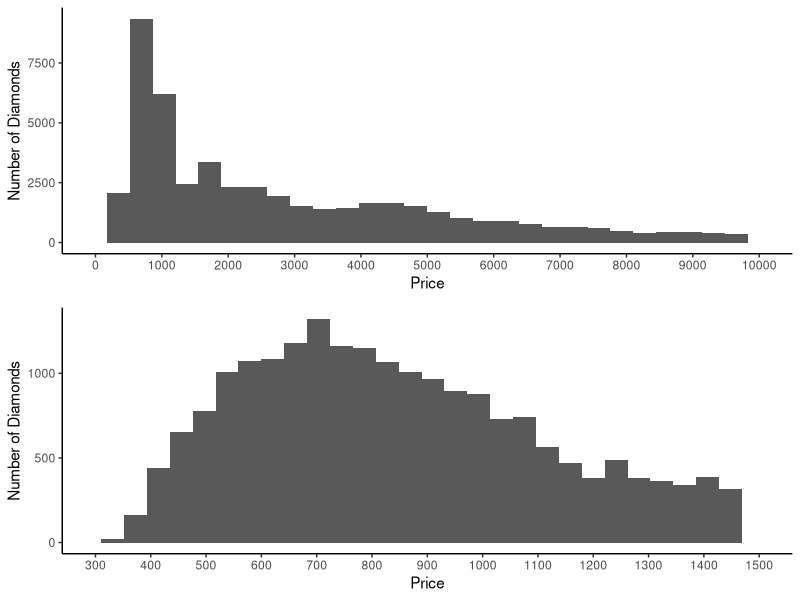
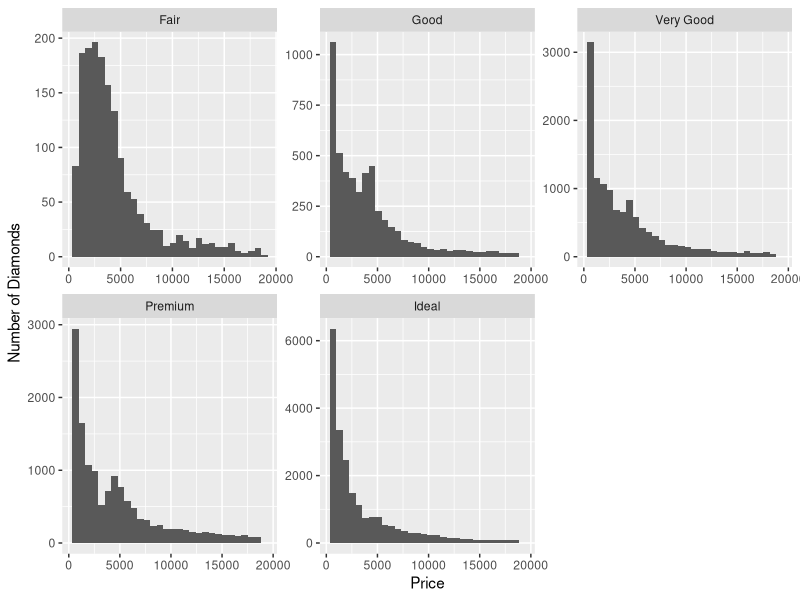
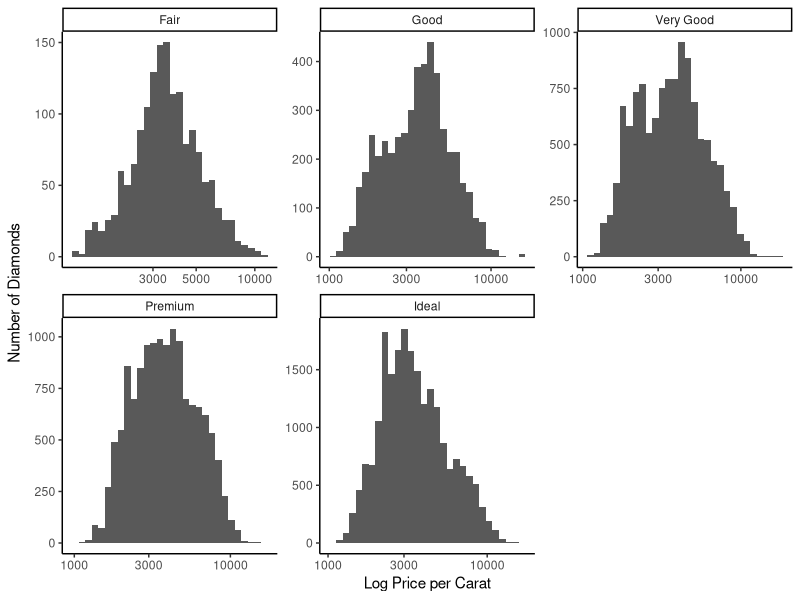
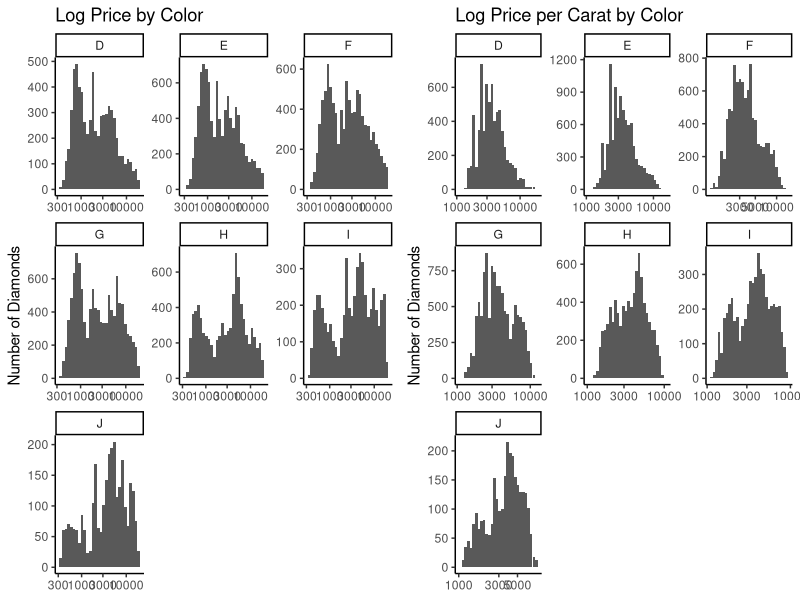
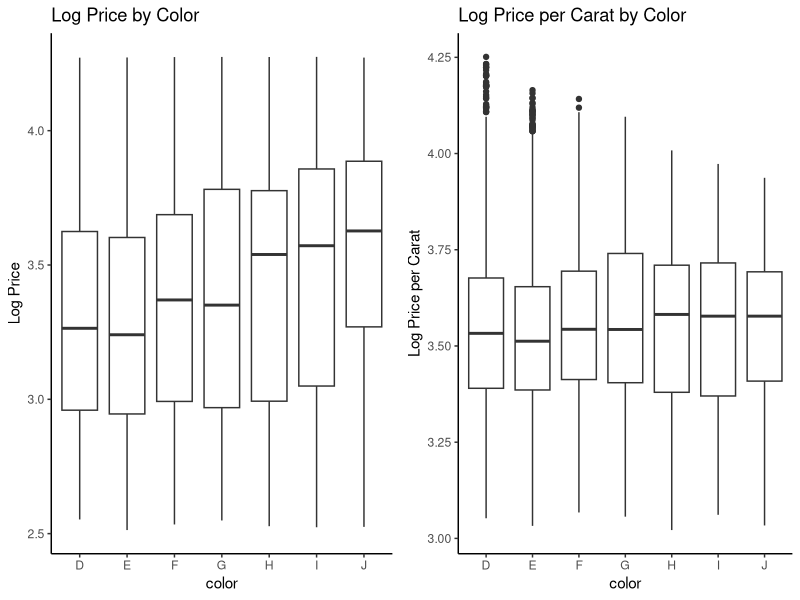
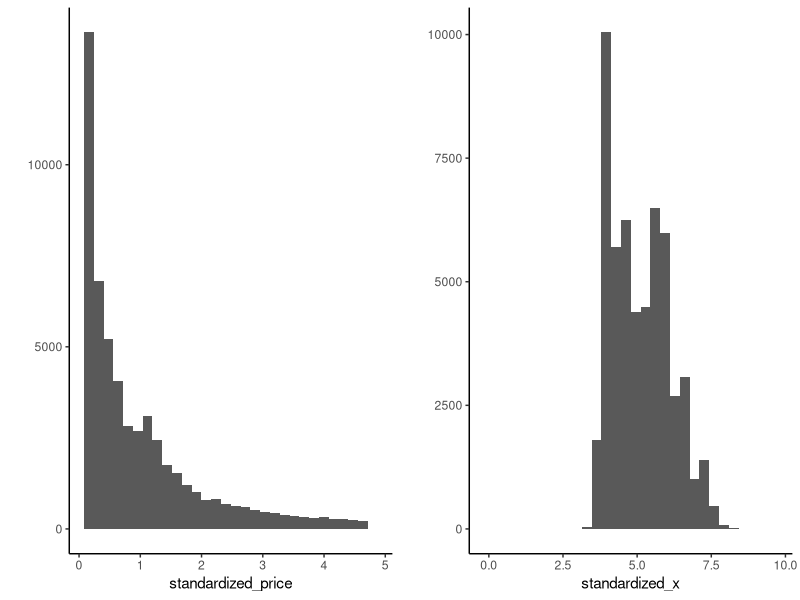
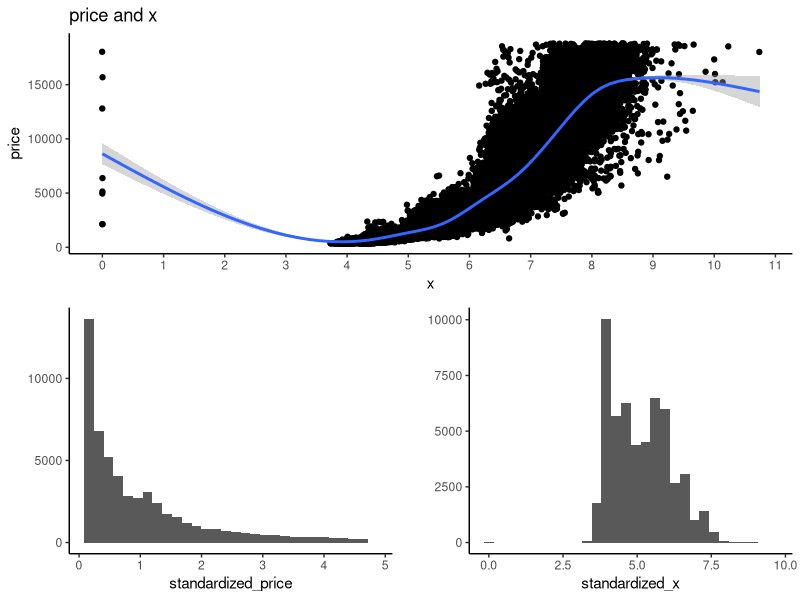
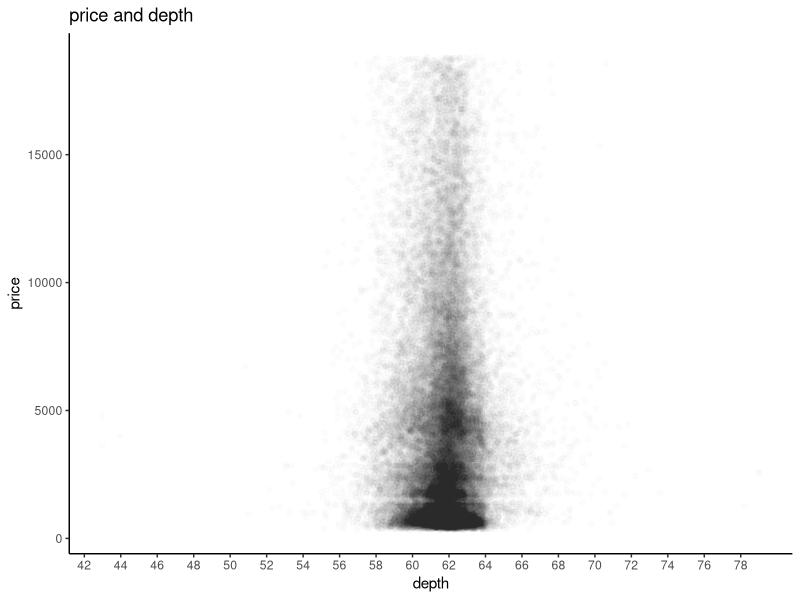

Reproduce these figures in R, in order.
## ---- chunk 1

library(ggplot2)
library(gridExtra)
library(dplyr)
library(tidyr)
data(diamonds)
str(diamonds)
table(diamonds$color)

p1 <- ggplot(aes(x=diamonds$price),data=diamonds) + geom_histogram() + scale_x_continuous(breaks=seq(0,10000,1000),limits=c(0,10000)) + theme_classic() + xlab('Price') + ylab('Number of Diamonds')

p2 <- ggplot(aes(x=diamonds$price),data=diamonds) + geom_histogram() + scale_x_continuous(breaks=seq(300,1500,100),limits=c(300,1500)) + theme_classic() + xlab('Price') + ylab('Number of Diamonds')

grid.arrange(p1,p2)

length(diamonds$price[diamonds$price<500])
length(diamonds$price[diamonds$price<250])
length(diamonds$price[diamonds$price>=15000])

ggsave('diamonds.jpeg')

## ---- chunk 2

by(diamonds$price,diamonds$cut,summary,digits = max(getOption('digits')))

ggplot(aes(x=diamonds$price),data=diamonds) + facet_wrap(~cut,scales='free')  + xlab('Price') + ylab('Number of Diamonds') + geom_histogram()

ggsave('diamonds_cut.jpeg')
## ---- chunk 3

by(log(diamonds$price/diamonds$carat),diamonds$cut,summary,digits = max(getOption('digits')))

ppc <- ggplot(aes(x=diamonds$price/diamonds$carat),data=diamonds) + facet_wrap(~cut,scale='free')  + xlab('Price per Carat') + ylab('Number of Diamonds') + geom_histogram() + theme_classic()

ppc + scale_x_log10() + xlab('Log Price per Carat') 
## ---- chunk 4

by(log(diamonds$price/diamonds$carat),diamonds$color,summary,digits = max(getOption('digits')))

pc <- ggplot(aes(x=diamonds$price),data=diamonds) + facet_wrap(~color,scales='free')  + ylab('Number of Diamonds') + xlab(NULL) + geom_histogram() + theme_classic() + scale_x_log10() + ggtitle('Log Price by Color')

ppcc <- ggplot(aes(x=diamonds$price/diamonds$carat),data=diamonds) + facet_wrap(~color,scales='free')  +  ylab('Number of Diamonds') + xlab(NULL) + geom_histogram() + theme_classic() + scale_x_log10() + ggtitle('Log Price per Carat by Color')

grid.arrange(pc,ppcc,ncol=2)

pb <- ggplot(data = diamonds,aes(x=color,y=log10(price))) + geom_boxplot() + theme_classic() + ylab('Log Price') + ggtitle('Log Price by Color')

pcb <- ggplot(data = diamonds,aes(x=color,y=log10(price/carat))) + geom_boxplot() + theme_classic() + ylab('Log Price per Carat') + ggtitle('Log Price per Carat by Color')

grid.arrange(pb,pcb,ncol=2)

table(diamonds$color)
by(diamonds$carat,diamonds$color,mean)

pcbar <- ggplot(data = diamonds,aes(x=color)) + geom_bar() + theme_classic() + ylab('Number of Diamonds') + xlab('Color') + ggtitle('Frequency of Each Color')

diamonds$carat_cat <- cut(diamonds$carat,breaks=c(0,.5,1,1.5,2,2.5,3,6))

ccbar <- ggplot(data = diamonds,aes(x=carat_cat)) + geom_bar() + theme_classic() + ylab('Number of Diamonds') + xlab('Number of Carats') + ggtitle('Frequency of Carat Categories')

table(diamonds$carat_cat,diamonds$color)
nrow(subset(diamonds,diamonds$carat<2))/nrow(diamonds)*100
#96% of diamonds have fewer than 2 carats, so we'll get good results looking only at these diamonds

nrow(subset(diamonds,diamonds$color=='D'))
D_diamonds <- subset(diamonds,diamonds$color=='D')
table(D_diamonds$carat_cat)
#D diamonds are uncommon, but seem to be distributed across the carat categories in a similar way to the dataset overall--this isn't the source of the skew

high_carat_diamonds <- (subset(diamonds,diamonds$carat>2))
table(high_carat_diamonds$color)

color_cat <- ggplot(data = subset(diamonds,diamonds$carat<2),aes(x=color,y=log10(price))) + facet_wrap(~carat_cat) + geom_boxplot() + theme_minimal() + ylab('Log Price') + ggtitle('Log Price by Color and Number of Carats') + xlab(NULL)

ggsave('price_by_color_and_carats.jpeg')

## ---- chunk 5

quantile(subset(diamonds,diamonds$color=='D')$price,seq(0,1,.25))
quantile(subset(diamonds,diamonds$color=='J')$price,seq(0,1,.25))
IQR(subset(diamonds,diamonds$color=='D')$price)
IQR(subset(diamonds,diamonds$color=='J')$price)

## ---- chunk 6
color_box <- ggplot(data = diamonds,aes(x=color,y=price/carat)) + geom_boxplot() + theme_minimal() + ylab('Price per Carat') + ggtitle('Price per Carat by Color') + xlab(NULL)

ggsave('ppc_by_color.jpeg')
## ---- chunk 7

f_carat <- ggplot(aes(x=carat),data=diamonds) + xlab('Number of Carats') + ylab('Count of Diamonds') + scale_x_continuous(breaks=seq(0,3,.1),limits=c(0,2)) + scale_y_continuous(breaks=seq(0,10000,1000)) + geom_freqpoly() + theme_classic()


## ---- chunk 8

#price vs. x, y, and z
price_v_x <- ggplot(data=diamonds,aes(x=x,y=price)) + 
  scale_x_continuous(breaks=seq(0,15,1)) +
  geom_point(position=position_jitter()) +
  ggtitle('price and x') +
  geom_smooth() +
  theme_classic()

standardized_price <- with(diamonds,price/sd(price))
sprice <- qplot(standardized_price) + theme_classic()
standardized_x <- with(diamonds,x/sd(x))
sx <- qplot(standardized_x) + theme_classic()
standardized <- grid.arrange(sprice,sx,ncol=2)

grid.arrange(price_v_x,standardized,nrow=2)

cor(diamonds$x,diamonds$price)
cor(diamonds$y,diamonds$price)
cor(diamonds$z,diamonds$price)

#price vs. x, y, and z
# install.packages('corrplot')
# library(corrplot)
# D <- cor(diamonds[,-(2:4)])
# corrplot(D,'circle','lower')

price_v_depth <- ggplot(data=diamonds,aes(x=depth,y=price)) + 
  geom_point(position=position_jitter(),alpha=1/100) +
  ggtitle('price and depth') +
  scale_x_continuous(breaks=seq(0,max(diamonds$depth),2)) +
  theme_classic()

price_v_depth
quantile(diamonds$depth)
cor(diamonds$depth,diamonds$price)

ggplot(data=subset(diamonds,diamonds$price<quantile(diamonds$price,.99)),
       aes(x=carat,y=price)) +
  geom_point(alpha=1/15,position=position_jitter()) +
  scale_x_continuous(breaks=seq(0,5,.5))

#price vs volume
diamonds$volume <- with(diamonds,x*y*z)

ggplot(data=diamonds,
       aes(x=volume,y=price)) +
  geom_point()

diamonds_no_outliers <- subset(diamonds,
                               diamonds$volume>0&
                                 diamonds$volume<=800&
                                 diamonds$price>0)

cor(diamonds_no_outliers$price,diamonds_no_outliers$volume)

ggplot(data=diamonds_no_outliers,
       aes(x=volume,y=price)) +
  geom_point(alpha=1/25) +
  scale_y_log10() +
  geom_smooth(formula=log10(y)~x,colour='red') +
  coord_trans(limx=c(0,500)) +
  ggtitle('volume and log of price') +
  theme_bw()
  
#New dataframe: diamonds by clarity

diamonds_no_outliers %>% group_by(carat) %>% summarise(mean_price = mean(price), median_price = median(price), min_price = min(price), max_price = max(price), n())

  #tangent: practice creating a matrix of values for a given mean, median combination to easily plot different summary stats
  diamonds_melted <- diamonds_no_outliers %>% group_by(carat) %>% summarise(mean_price = mean(price), median_price = median(price), min_price = min(price), max_price = max(price), n = n()) %>% gather('metric','value',c('mean_price','median_price'))

  diamonds_mean_median <- ggplot(data=diamonds_melted,aes(x=carat,y=metric)) + geom_line(aes(x=carat,y=value,colour=metric)) + ylab('price')

## ---- chunk 9

library(dplyr)

diamonds_by_clarity <- group_by(diamonds, clarity)
diamonds_mp_by_clarity <- summarise(diamonds_by_clarity, mean_price = mean(price))

diamonds_by_color <- group_by(diamonds, color)
diamonds_mp_by_color <- summarise(diamonds_by_color, mean_price = mean(price))

diamonds_mp_by_cut <- diamonds %>% group_by(cut) %>% summarise(mean_price = mean(price))

clar <- ggplot(diamonds_mp_by_clarity,aes(x=clarity,y=mean_price)) +
  geom_bar(stat='identity') +
  ylab('mean price') +
  theme_bw()

col <- ggplot(diamonds_mp_by_color,aes(x=color,y=mean_price)) +
  geom_bar(stat='identity') +
  ylab('mean price') +
  theme_bw()

cut <- ggplot(diamonds_mp_by_cut,aes(x=cut,y=mean_price)) +
  geom_bar(stat='identity') +
  ylab('mean price') +
  theme_bw()

ggsave(plot=grid.arrange(clar,col,cut),file='diamond price by color, clarity, and cut','jpeg')

grid.arrange(clar,col,cut)

## ---- chunk 10

ggplot(data=diamonds,aes(x=price)) +
  geom_histogram(aes(fill=cut),binwidth=.1) +
  scale_x_log10() +
  facet_wrap(~color,scales='free') +
  theme_minimal() +
  scale_fill_brewer(palette='PuBuGn') +
  ylab('frequency') +
  ggtitle('log diamond price by cut and clarity')

## ---- chunk 11

plot <- ggplot(data=diamonds,aes(x=table,y=price)) +
  geom_point(aes(colour=cut),position=position_jitter(),alpha=1/15) +
  theme_minimal() +
  guides(colour = guide_legend(override.aes = list(alpha=1))) +
  ggtitle('diamond price by table and cut') +
  scale_x_continuous(breaks=seq(0,100,2)) +
  coord_trans(limx=c(40,80))

plot
by(diamonds$table,diamonds$cut,summary)


## ---- chunk 12

ggplot(data=subset(diamonds,volume>0&volume<quantile(diamonds$volume,.99)),aes(x=volume,y=price,colour=clarity)) +
  geom_point(alpha=1/20) +
  scale_y_log10() +
  guides(colour=guide_legend(override.aes = list(alpha=1))) +
  theme_minimal() +
  scale_colour_brewer(palette='PuBuGn') +
  ggtitle('Log Price vs. Volume and Clarity')

## ---- chunk 13

ggplot(data=diamonds,aes(x=cut,y=price/carat,colour=color)) +
  geom_point(alpha=1/10,position=position_jitter()) +
  facet_wrap(~clarity) +
  guides(colour=guide_legend(override.aes = list(alpha=1))) +
  scale_colour_brewer(palette='BuGn') +
  theme_bw() +
  theme(axis.text.x = element_text(angle=90))

